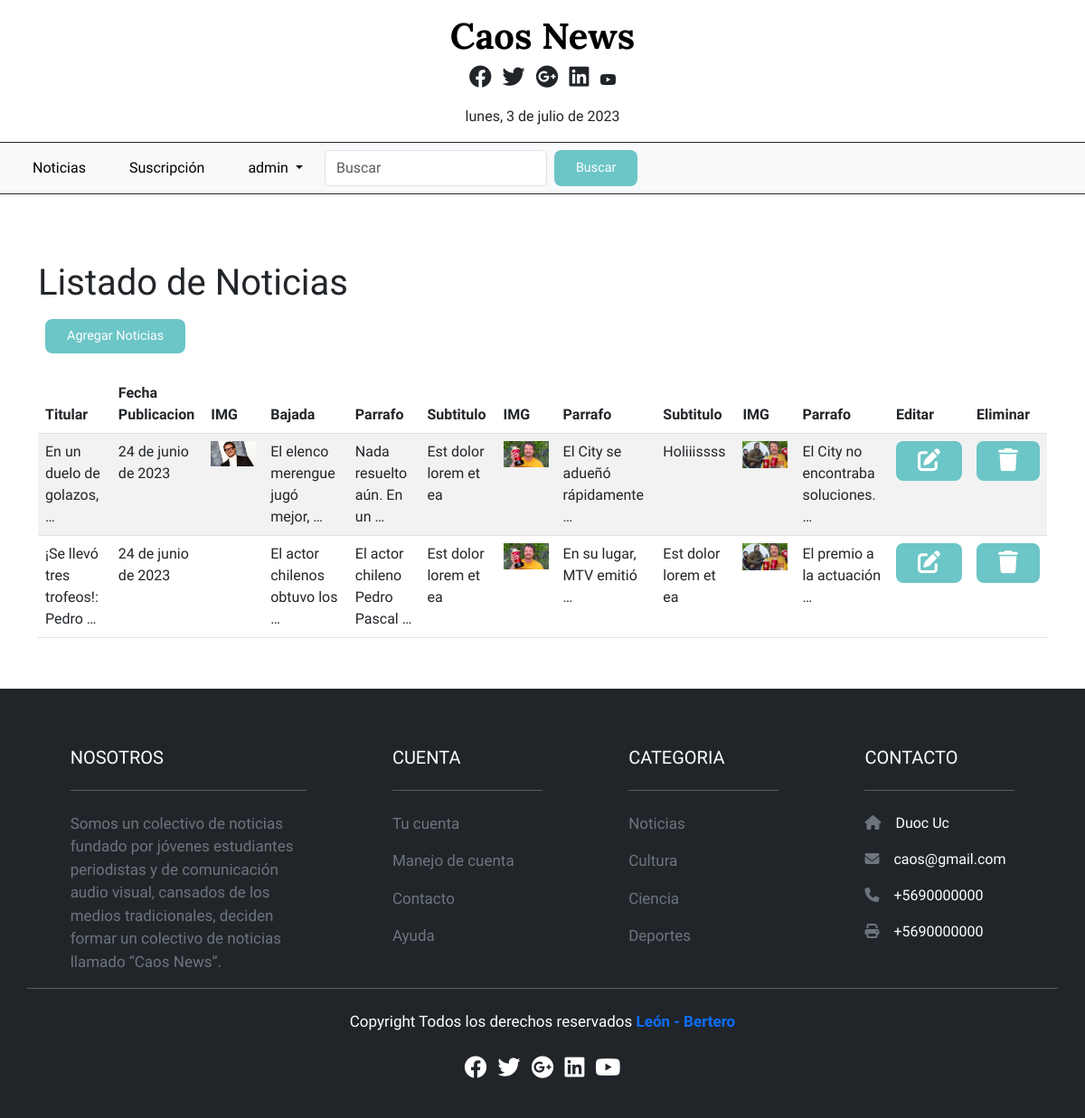
The page /listado (signed in) on the database as committed earlier.
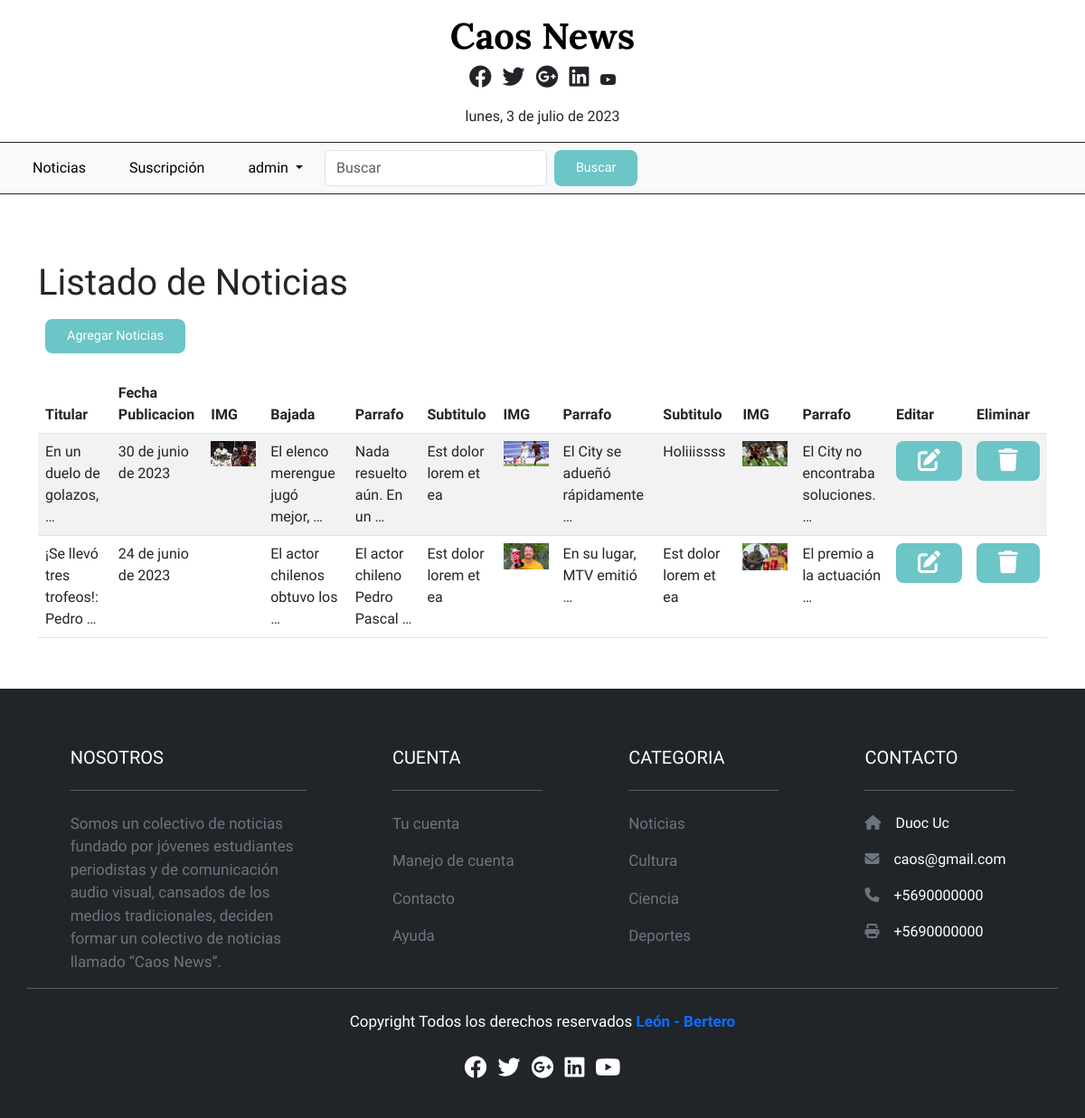
The same page on the database as committed later.
### noticias/models.py (models this page shows, shortened)
class Noticia(models.Model):
    id_noticia        = models.AutoField(db_column='idNoticia', primary_key=True)
    titulo            = models.CharField(max_length=100)
    fecha_publicacion = models.DateField(blank=False, null=False)
    id_categoria      = models.ForeignKey('Categoria', on_delete=models.CASCADE, db_column='idCategoria')
    img_hero          = models.ImageField(upload_to='hero', null=True, blank=True)
    bajada_titulo     = models.CharField(max_length=100)
    contenido         = models.CharField(max_length=1000)
    subtitulo         = models.CharField(max_length=100)
    img_noticias      = models.ImageField(upload_to='noticias', null=True, blank=True)
    contenido2        = models.CharField(max_length=1000)
    subtitulo2        = models.CharField(max_length=100)
    img_noticias2     = models.ImageField(upload_to='noticias2', null=True,blank=True)
    contenido3        = models.CharField(max_length=1000)

### noticias/views.py (the view)
# urls.py: path('listado', views.listado , name='listado'),
@login_required
def listado(request):
    noticia = Noticia.objects.all()
    context={"noticia":noticia}
    return render(request, 'noticias/gestion/listado.html', context)

### noticias/templates/noticias/gestion/listado.html (shortened to what this page needs)
{% extends '../base.html' %}
{% load static %}
{% block body %}
<div class="row">
    <div class="col-sm-12">
        <h1>Listado de Noticias</h1>
        <div class="p-2">
            <a href="{% url 'add'%}" class="btn btn-primary">Agregar Noticias</a>
          </div>
        <div class="table-responsive py-3 "  >
            <table class="table table-striped">
                <thead>
                    <tr >
                        <th>Titular</th>
                        <th>Fecha Publicacion</th>
                        <th>IMG</th>
                        <th>Bajada</th>
                        <th>Parrafo</th>
                        <th>Subtitulo</th>
                        <th>IMG</th>
                        <th>Parrafo</th>
                        <th>Subtitulo</th>
                        <th>IMG</th>
                        <th>Parrafo</th>
                        <th>Editar</th>
                        <th>Eliminar</th>
                    </tr>
                </thead>
                <tbody>
                    {% for n in noticia %}
                    <tr class="fila-tabla" style="height: 50px;">
                        <td>{{n.titulo|truncatewords:5 }}</td>
                        <td>{{n.fecha_publicacion}}</td>
                        <td><img src="{{n.img_hero.url}}" alt="" width="50px"></td>
                        <td>{{n.bajada_titulo|truncatewords:5 }}</td>
                        <td>{{n.contenido|truncatewords:5 }}</td>
                        <td>{{n.subtitulo|truncatewords:5 }}</td>
                        <td><img src="{{n.img_noticias.url}}" alt="" width="50px"></td>
                        <td>{{n.contenido2|truncatewords:5 }}</td>
                        <td>{{n.subtitulo2|truncatewords:5 }}</td>
                        <td><img src="{{n.img_noticias2.url}}" alt="" width="50px"></td>
                        <td>{{n.contenido3|truncatewords:5 }}</td>
                        <td><a href="edit/{{n.id_noticia}}" class="btn btn-primary"><i class="fa-solid fa-pen-to-square"></i> </a></td>
                        <td><a href="delete/{{n.id_noticia}}" class="btn btn-danger btnEliminacion"><i class="fa-sharp fa-solid fa-trash"></i></a></td>
                    </tr>
                    {% endfor %}
                </tbody>
            </table>
        </div>
    </div>
</div>
{% endblock %}

Rows that differ between the two databases and show on the page:
changed Noticia "Holiiissss": fecha_publicacion "24 de junio de 2023" → "30 de junio de 2023"; img_hero: a different picture; img_noticias: a different picture; img_noticias2: a different picture
